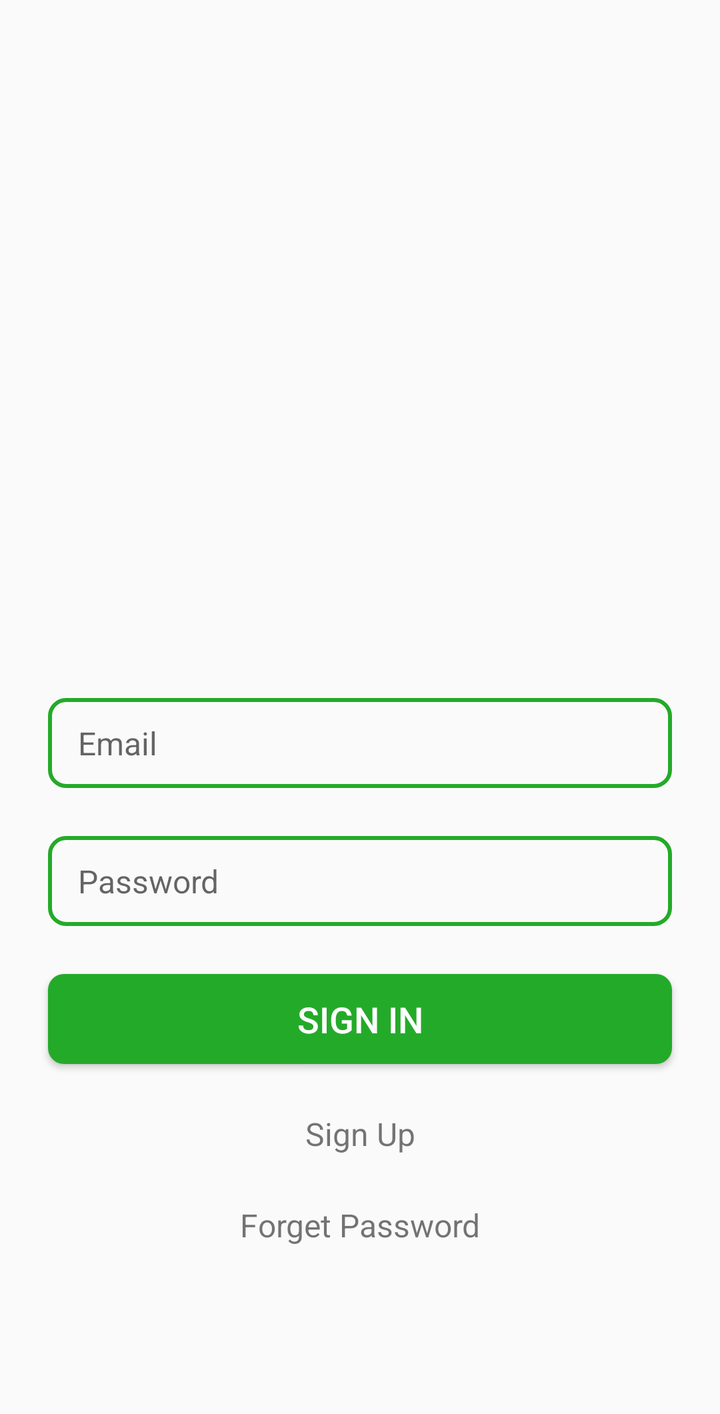
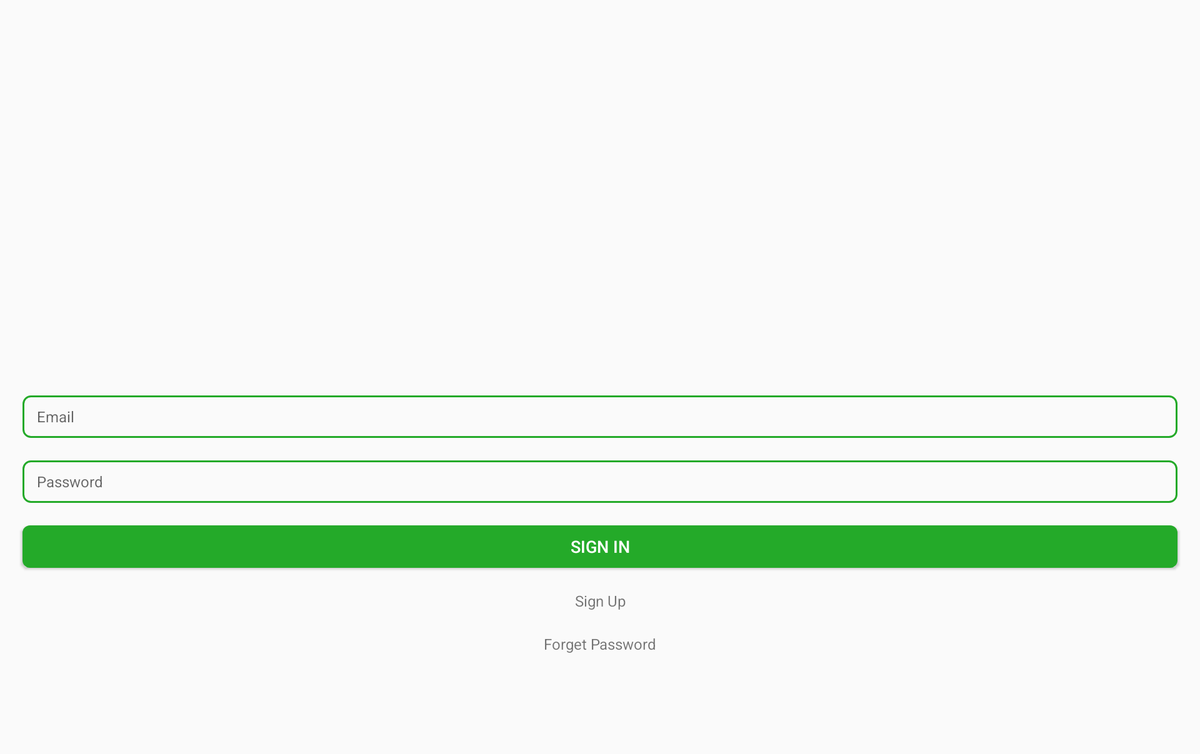

Compare how this app lays out the same screen by default and in its alternative resource folder. The renders come first, then the two layout files and the values they reference.
<!-- AndroidManifest.xml: application theme AppTheme -->
<!-- res/layout/activity_sign_in.xml -->
<?xml version="1.0" encoding="utf-8"?>

<ScrollView xmlns:android="http://schemas.android.com/apk/res/android"
    xmlns:app="http://schemas.android.com/apk/res-auto"
    xmlns:tools="http://schemas.android.com/tools"
    android:layout_width="match_parent"
    android:layout_height="match_parent">

    <androidx.constraintlayout.widget.ConstraintLayout
        android:layout_width="match_parent"
        android:layout_height="0dp"
        app:layout_constraintBottom_toBottomOf="parent"
        app:layout_constraintEnd_toEndOf="parent"
        app:layout_constraintHorizontal_bias="1.0"
        app:layout_constraintStart_toStartOf="parent"
        app:layout_constraintTop_toTopOf="parent"
        app:layout_constraintVertical_bias="1.0">

        <androidx.constraintlayout.widget.ConstraintLayout
            android:layout_width="match_parent"
            android:layout_height="wrap_content"
            app:layout_constraintBottom_toBottomOf="parent"
            app:layout_constraintEnd_toEndOf="parent"
            app:layout_constraintHorizontal_bias="0.0"
            app:layout_constraintStart_toStartOf="parent"
            app:layout_constraintTop_toTopOf="parent"
            app:layout_constraintVertical_bias="0.998">

        </androidx.constraintlayout.widget.ConstraintLayout>

        <ImageView
            android:id="@+id/imageViewid"
            android:layout_width="198dp"
            android:layout_height="156dp"
            android:layout_marginStart="40dp"
            android:layout_marginLeft="40dp"
            android:layout_marginTop="40dp"
            android:layout_marginEnd="40dp"
            android:layout_marginRight="40dp"
            android:layout_marginBottom="511dp"
            app:layout_constraintBottom_toBottomOf="parent"
            app:layout_constraintEnd_toEndOf="parent"
            app:layout_constraintStart_toStartOf="parent"
            app:layout_constraintTop_toTopOf="parent"
            app:srcCompat="@drawable/signinlogo" />

        <EditText
            android:id="@+id/signinemailid"
            android:layout_width="match_parent"
            android:layout_height="45dp"
            android:layout_marginStart="24dp"
            android:layout_marginLeft="24dp"
            android:layout_marginTop="100dp"
            android:layout_marginEnd="24dp"
            android:layout_marginRight="24dp"
            android:layout_marginBottom="260dp"
            android:background="@drawable/round_outline"
            android:ems="10"
            android:hint="Email"
            android:inputType="textEmailAddress"
            android:paddingLeft="15dp"
            android:textSize="16sp"
            app:layout_constraintBottom_toBottomOf="parent"
            app:layout_constraintEnd_toEndOf="parent"
            app:layout_constraintStart_toStartOf="parent"
            app:layout_constraintTop_toBottomOf="@+id/imageViewid" />

        <EditText
            android:id="@+id/signinpasswordid"
            android:layout_width="match_parent"
            android:layout_height="45dp"
            android:layout_marginStart="24dp"
            android:layout_marginLeft="24dp"
            android:layout_marginTop="24dp"
            android:layout_marginEnd="24dp"
            android:layout_marginRight="24dp"
            android:background="@drawable/round_outline"
            android:ems="10"
            android:hint="Password"
            android:inputType="textPassword"
            android:paddingLeft="15dp"
            android:textSize="16sp"
            app:layout_constraintEnd_toEndOf="parent"
            app:layout_constraintStart_toStartOf="parent"
            app:layout_constraintTop_toBottomOf="@+id/signinemailid" />

        <Button
            android:id="@+id/signinbuttonid"
            android:layout_width="match_parent"
            android:layout_height="45dp"
            android:layout_marginStart="24dp"
            android:layout_marginLeft="24dp"
            android:layout_marginTop="24dp"
            android:layout_marginEnd="24dp"
            android:layout_marginRight="24dp"
            android:background="@drawable/round_filled"
            android:text="Sign in"
            android:theme="@style/ThemeOverlay.AppCompat.Dark"
            android:textColorLink="#FAF8F8"
            android:textSize="18sp"
            app:layout_constraintEnd_toEndOf="parent"
            app:layout_constraintStart_toStartOf="parent"
            app:layout_constraintTop_toBottomOf="@+id/signinpasswordid" />

        <TextView
            android:id="@+id/signinsignupid"
            android:layout_width="wrap_content"
            android:layout_height="wrap_content"
            android:layout_marginTop="24dp"
            android:text="Sign Up"
            android:textSize="16sp"
            app:layout_constraintEnd_toEndOf="parent"
            app:layout_constraintStart_toStartOf="parent"
            app:layout_constraintTop_toBottomOf="@+id/signinbuttonid" />

        <TextView
            android:id="@+id/forgetpasswordid"
            android:layout_width="wrap_content"
            android:layout_height="wrap_content"
            android:layout_marginTop="24dp"
            android:text="Forget Password"
            android:textSize="16sp"
            app:layout_constraintEnd_toEndOf="parent"
            app:layout_constraintStart_toStartOf="parent"
            app:layout_constraintTop_toBottomOf="@+id/signinsignupid" />


    </androidx.constraintlayout.widget.ConstraintLayout>
</ScrollView>
<!-- resources referenced by this layout -->
<resources>
  <!-- drawable round_filled (drawable) -->
  <?xml version="1.0" encoding="utf-8"?>
  
  <shape xmlns:android="http://schemas.android.com/apk/res/android">
    <solid android:color="@color/status_bar"></solid>
      <corners android:radius="8dp"></corners>
  </shape>
  <!-- drawable round_outline (drawable) -->
  <?xml version="1.0" encoding="utf-8"?>
  
  <shape xmlns:android="http://schemas.android.com/apk/res/android">
     <stroke android:color="@color/status_bar" android:width="2dp"></stroke>
      <corners android:radius="8dp"></corners>
  </shape>
  <style name="AppTheme" parent="Theme.AppCompat.Light.DarkActionBar">
          
          <item name="colorPrimary">@color/colorPrimary</item>
          <item name="colorPrimaryDark">@color/colorPrimaryDark</item>
          <item name="colorAccent">@color/colorAccent</item>
      </style>
  <color name="status_bar">#24AA29</color>
  <color name="colorPrimary">#24AA29</color>
  <color name="colorPrimaryDark">#3700B3</color>
  <color name="colorAccent">#24AA29</color>
</resources>
<!-- res/layout-xlarge/activity_sign_in.xml (the repository's variant of the layout above) -->
<!-- drawn on a large tablet held sideways -->
<?xml version="1.0" encoding="utf-8"?>
<ScrollView xmlns:android="http://schemas.android.com/apk/res/android"
    xmlns:app="http://schemas.android.com/apk/res-auto"
    xmlns:tools="http://schemas.android.com/tools"
    android:layout_width="match_parent"
    android:layout_height="match_parent">

    <androidx.constraintlayout.widget.ConstraintLayout
        android:layout_width="match_parent"
        android:layout_height="0dp"
        app:layout_constraintBottom_toBottomOf="parent"
        app:layout_constraintEnd_toEndOf="parent"
        app:layout_constraintHorizontal_bias="1.0"
        app:layout_constraintStart_toStartOf="parent"
        app:layout_constraintTop_toTopOf="parent"
        app:layout_constraintVertical_bias="1.0">

        <androidx.constraintlayout.widget.ConstraintLayout
            android:layout_width="match_parent"
            android:layout_height="wrap_content"
            app:layout_constraintBottom_toBottomOf="parent"
            app:layout_constraintEnd_toEndOf="parent"
            app:layout_constraintHorizontal_bias="0.0"
            app:layout_constraintStart_toStartOf="parent"
            app:layout_constraintTop_toTopOf="parent"
            app:layout_constraintVertical_bias="0.998">

        </androidx.constraintlayout.widget.ConstraintLayout>

        <ImageView
            android:id="@+id/imageViewid"
            android:layout_width="198dp"
            android:layout_height="156dp"
            android:layout_marginStart="40dp"
            android:layout_marginLeft="40dp"
            android:layout_marginTop="40dp"
            android:layout_marginEnd="40dp"
            android:layout_marginRight="40dp"
            android:layout_marginBottom="511dp"
            app:layout_constraintBottom_toBottomOf="parent"
            app:layout_constraintEnd_toEndOf="parent"
            app:layout_constraintStart_toStartOf="parent"
            app:layout_constraintTop_toTopOf="parent"
            app:srcCompat="@drawable/signinlogo" />

        <EditText
            android:id="@+id/signinemailid"
            android:layout_width="match_parent"
            android:layout_height="45dp"
            android:layout_marginStart="24dp"
            android:layout_marginLeft="24dp"
            android:layout_marginTop="100dp"
            android:layout_marginEnd="24dp"
            android:layout_marginRight="24dp"
            android:layout_marginBottom="260dp"
            android:background="@drawable/round_outline"
            android:ems="10"
            android:hint="Email"
            android:inputType="textEmailAddress"
            android:paddingLeft="15dp"
            android:textSize="16sp"
            app:layout_constraintBottom_toBottomOf="parent"
            app:layout_constraintEnd_toEndOf="parent"
            app:layout_constraintStart_toStartOf="parent"
            app:layout_constraintTop_toBottomOf="@+id/imageViewid" />

        <EditText
            android:id="@+id/signinpasswordid"
            android:layout_width="match_parent"
            android:layout_height="45dp"
            android:layout_marginStart="24dp"
            android:layout_marginLeft="24dp"
            android:layout_marginTop="24dp"
            android:layout_marginEnd="24dp"
            android:layout_marginRight="24dp"
            android:background="@drawable/round_outline"
            android:ems="10"
            android:hint="Password"
            android:inputType="textPassword"
            android:paddingLeft="15dp"
            android:textSize="16sp"
            app:layout_constraintEnd_toEndOf="parent"
            app:layout_constraintStart_toStartOf="parent"
            app:layout_constraintTop_toBottomOf="@+id/signinemailid" />

        <Button
            android:id="@+id/signinbuttonid"
            android:layout_width="match_parent"
            android:layout_height="45dp"
            android:layout_marginStart="24dp"
            android:layout_marginLeft="24dp"
            android:layout_marginTop="24dp"
            android:layout_marginEnd="24dp"
            android:layout_marginRight="24dp"
            android:background="@drawable/round_filled"
            android:text="Sign in"
            android:theme="@style/ThemeOverlay.AppCompat.Dark"
            android:textColorLink="#FAF8F8"
            android:textSize="18sp"
            app:layout_constraintEnd_toEndOf="parent"
            app:layout_constraintStart_toStartOf="parent"
            app:layout_constraintTop_toBottomOf="@+id/signinpasswordid" />

        <TextView
            android:id="@+id/signinsignupid"
            android:layout_width="wrap_content"
            android:layout_height="wrap_content"
            android:layout_marginTop="24dp"
            android:text="Sign Up"
            android:textSize="16sp"
            app:layout_constraintEnd_toEndOf="parent"
            app:layout_constraintStart_toStartOf="parent"
            app:layout_constraintTop_toBottomOf="@+id/signinbuttonid" />

        <TextView
            android:id="@+id/forgetpasswordid"
            android:layout_width="wrap_content"
            android:layout_height="wrap_content"
            android:layout_marginTop="24dp"
            android:text="Forget Password"
            android:textSize="16sp"
            app:layout_constraintEnd_toEndOf="parent"
            app:layout_constraintStart_toStartOf="parent"
            app:layout_constraintTop_toBottomOf="@+id/signinsignupid" />

        <ProgressBar
            android:id="@+id/progressBarid"
            style="?android:attr/progressBarStyleLarge"

            android:layout_width="wrap_content"
            android:layout_height="wrap_content"
            android:layout_marginStart="150dp"
            android:layout_marginLeft="150dp"
            android:layout_marginTop="15dp"
            android:layout_marginEnd="150dp"
            android:layout_marginRight="150dp"
            android:layout_marginBottom="15dp"
            android:visibility="invisible"
            app:layout_constraintBottom_toBottomOf="parent"
            app:layout_constraintEnd_toEndOf="parent"
            app:layout_constraintStart_toStartOf="parent"
            app:layout_constraintTop_toBottomOf="@+id/forgetpasswordid" />


    </androidx.constraintlayout.widget.ConstraintLayout>
</ScrollView>
